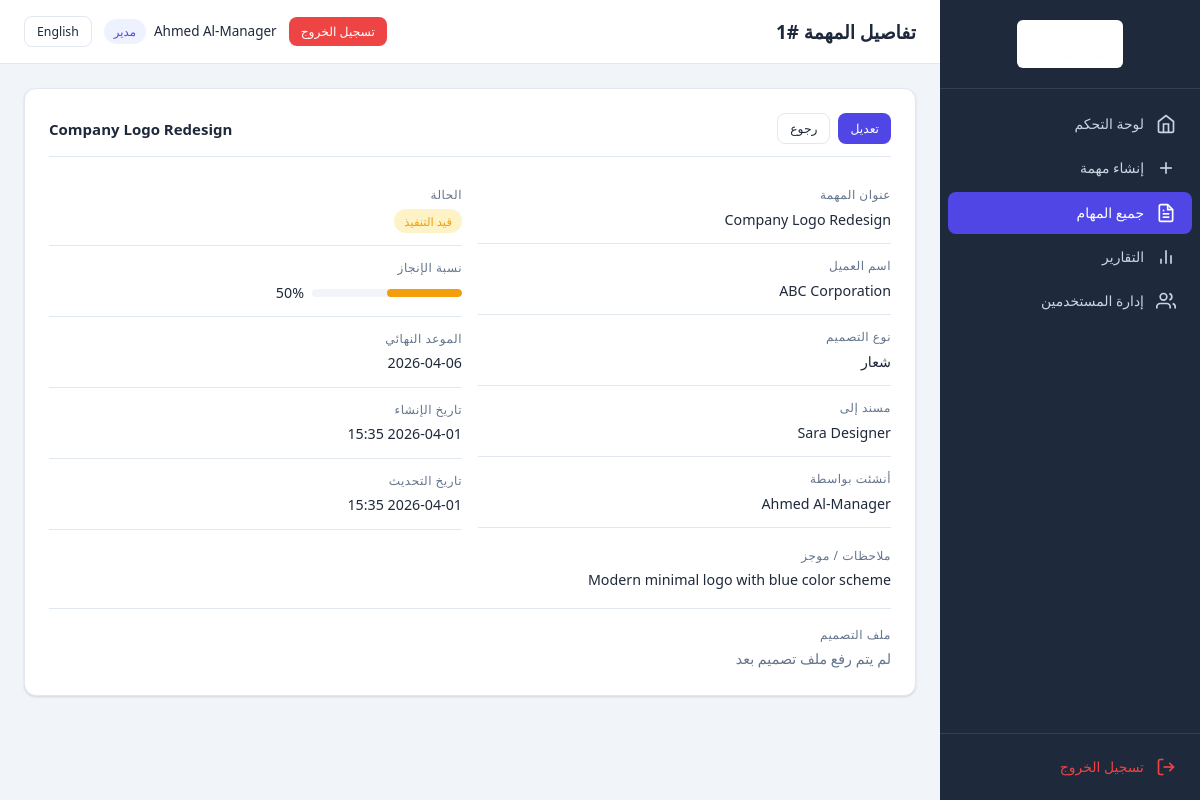
Page /manager/view_task.php?id=1 (signed in) on the committed database.
### tables this page shows
CREATE TABLE IF NOT EXISTS `tasks` (
    `id` INT UNSIGNED NOT NULL AUTO_INCREMENT,
    `title` VARCHAR(255) NOT NULL,
    `client_name` VARCHAR(150) NOT NULL,
    `design_type` ENUM('file', 'logo', 'design', 'motion_design', 'profile') NOT NULL,
    `notes` TEXT NULL,
    `deadline` DATE NULL,
    `assigned_to` INT UNSIGNED NOT NULL,
    `progress_percentage` TINYINT UNSIGNED NOT NULL DEFAULT 0,
    `status` ENUM('new', 'in_progress', 'delivered') NOT NULL DEFAULT 'new',
    `file_path` VARCHAR(500) NULL DEFAULT NULL,
    `created_by` INT UNSIGNED NOT NULL,
    `created_at` DATETIME NOT NULL DEFAULT CURRENT_TIMESTAMP,
    `updated_at` DATETIME NOT NULL DEFAULT CURRENT_TIMESTAMP ON UPDATE CURRENT_TIMESTAMP,
    PRIMARY KEY (`id`),
    KEY `idx_assigned_to` (`assigned_to`),
    KEY `idx_status` (`status`),
    KEY `idx_design_type` (`design_type`),
    KEY `idx_deadline` (`deadline`),
    KEY `idx_created_by` (`created_by`),
    CONSTRAINT `fk_tasks_assigned_to` FOREIGN KEY (`assigned_to`) REFERENCES `users` (`id`) ON DELETE CASCADE,
    CONSTRAINT `fk_tasks_created_by` FOREIGN KEY (`created_by`) REFERENCES `users` (`id`) ON DELETE CASCADE
);

CREATE TABLE IF NOT EXISTS `users` (
    `id` INT UNSIGNED NOT NULL AUTO_INCREMENT,
    `full_name` VARCHAR(100) NOT NULL,
    `email` VARCHAR(150) NOT NULL,
    `password` VARCHAR(255) NOT NULL,
    `role` ENUM('manager', 'designer') NOT NULL DEFAULT 'designer',
    `language_preference` ENUM('en', 'ar') NOT NULL DEFAULT 'en',
    `telegram_chat_id` VARCHAR(50) NULL DEFAULT NULL,
    `created_at` DATETIME NOT NULL DEFAULT CURRENT_TIMESTAMP,
    `updated_at` DATETIME NOT NULL DEFAULT CURRENT_TIMESTAMP ON UPDATE CURRENT_TIMESTAMP,
    PRIMARY KEY (`id`),
    UNIQUE KEY `idx_email` (`email`)
);

### includes/language.php (called while the page is built, shortened)
<?php
function loadLanguage() {
    $langFile = __DIR__ . '/../config/lang_' . $_SESSION['lang'] . '.php';
    return $lang;
}
function getCurrentLang() {
    return $_SESSION['lang'] ?? 'en';
}
function getDirection() {
    return (getCurrentLang() === 'ar') ? 'rtl' : 'ltr';
}
function __($key) {
    global $lang;
    return $lang[$key] ?? $key;
}

### includes/auth.php (called while the page is built, shortened)
<?php
require_once __DIR__ . '/language.php';
$lang = loadLanguage();
function isLoggedIn() {
    return isset($_SESSION['user_id']) && !empty($_SESSION['user_id']);
}
function getCurrentUser() {
    return [
        'id'        => $_SESSION['user_id'],
        'full_name' => $_SESSION['full_name'],
        'email'     => $_SESSION['email'],
        'role'      => $_SESSION['role'],
    ];
}
function isManager() {
    return isLoggedIn() && $_SESSION['role'] === ROLE_MANAGER;
}
function sanitize($input) {
    return htmlspecialchars(trim($input), ENT_QUOTES, 'UTF-8');
}

### includes/helpers.php (called while the page is built, shortened)
<?php
function formatDate($date, $format = 'Y-m-d') {
    return date($format, strtotime($date));
}
function formatDateTime($date) {
    return date('Y-m-d H:i', strtotime($date));
}
function getDesignTypeLabel($type) {
    $currentLang = getCurrentLang();
    $types = DESIGN_TYPES;
    return isset($types[$type]) ? $types[$type][$currentLang] : $type;
}
function getStatusLabel($status) {
    $currentLang = getCurrentLang();
    $statuses = TASK_STATUSES;
    return isset($statuses[$status]) ? $statuses[$status][$currentLang] : $status;
}
function getStatusClass($status) {
    $classes = [
        'new'         => 'badge-new',
        'in_progress' => 'badge-progress',
        'delivered'   => 'badge-delivered',
    ];
    return $classes[$status] ?? 'badge-default';
}
function getProgressColor($percentage) {
    if ($percentage >= 50)  return 'progress-mid';
    return 'progress-zero';
}
function isOverdue($deadline) {
    return strtotime($deadline) < strtotime('today');
}

### manager/view_task.php (the view, shortened to what this page needs)
<?php
require_once __DIR__ . '/../includes/auth.php';
require_once __DIR__ . '/../includes/helpers.php';
$taskId = (int)($_GET['id'] ?? 0);
$pdo = getDBConnection();
$stmt = $pdo->prepare("
    SELECT t.*,
           u.full_name AS designer_name,
           c.full_name AS creator_name
    FROM tasks t
    LEFT JOIN users u ON t.assigned_to = u.id
    LEFT JOIN users c ON t.created_by = c.id
    WHERE t.id = ?
");
$stmt->execute([$taskId]);
$task = $stmt->fetch();
$pageTitle = __('task_details') . ' #' . $task['id'];
include __DIR__ . '/../templates/header.php';
?>
<div class="card mb-3">
    <div class="card-header">
        <h2 class="card-title"><?= sanitize($task['title']) ?></h2>
        <div class="btn-group">
            <a href="/manager/edit_task.php?id=<?= $task['id'] ?>" class="btn btn-sm btn-primary"><?= __('edit') ?></a>
            <a href="/manager/all_tasks.php" class="btn btn-sm btn-outline"><?= __('back') ?></a>
        </div>
    </div>
    <div class="task-detail-grid">
        <div>
            <div class="detail-item">
                <div class="detail-label"><?= __('task_title') ?></div>
                <div class="detail-value"><?= sanitize($task['title']) ?></div>
            </div>
            <div class="detail-item">
                <div class="detail-label"><?= __('client_name') ?></div>
                <div class="detail-value"><?= sanitize($task['client_name']) ?></div>
            </div>
            <div class="detail-item">
                <div class="detail-label"><?= __('design_type') ?></div>
                <div class="detail-value"><?= getDesignTypeLabel($task['design_type']) ?></div>
            </div>
            <div class="detail-item">
                <div class="detail-label"><?= __('assigned_to') ?></div>
                <div class="detail-value"><?= sanitize($task['designer_name']) ?></div>
            </div>
            <div class="detail-item">
                <div class="detail-label"><?= __('created_by') ?></div>
                <div class="detail-value"><?= sanitize($task['creator_name']) ?></div>
            </div>
        </div>
        <div>
            <div class="detail-item">
                <div class="detail-label"><?= __('status') ?></div>
                <div class="detail-value"><span class="badge <?= getStatusClass($task['status']) ?>"><?= getStatusLabel($task['status']) ?></span></div>
            </div>
            <div class="detail-item">
                <div class="detail-label"><?= __('progress') ?></div>
                <div class="detail-value">
                    <div class="d-flex align-center gap-1">
                        <div class="progress-bar-container <?= getProgressColor($task['progress_percentage']) ?>" style="max-width:150px;">
                            <div class="progress-bar" style="width: <?= (int)$task['progress_percentage'] ?>%"></div>
                        </div>
                        <span><?= (int)$task['progress_percentage'] ?>%</span>
                    </div>
                </div>
            </div>
            <div class="detail-item">
                <div class="detail-label"><?= __('deadline') ?></div>
                <div class="detail-value">
                    <?php if ($task['deadline']): ?>
                        <span class="<?= isOverdue($task['deadline']) && $task['status'] !== 'delivered' ? 'deadline-overdue' : '' ?>">
                            <?= formatDate($task['deadline']) ?>
                        </span>
                    <?php else: ?>
                        —
                    <?php endif; ?>
                </div>
            </div>
            <div class="detail-item">
                <div class="detail-label"><?= __('created_at') ?></div>
                <div class="detail-value"><?= formatDateTime($task['created_at']) ?></div>
            </div>
            <div class="detail-item">
                <div class="detail-label"><?= __('updated_at') ?></div>
                <div class="detail-value"><?= formatDateTime($task['updated_at']) ?></div>
            </div>
        </div>
    </div>
    <?php if (!empty($task['notes'])): ?>
    <div class="mt-2">
        <div class="detail-label"><?= __('notes') ?></div>
        <div class="detail-value" style="white-space: pre-wrap;"><?= sanitize($task['notes']) ?></div>
    </div>
    <?php endif; ?>
    <div class="mt-2" style="border-top:1px solid var(--border);padding-top:16px;">
        <div class="detail-label"><?= __('design_file') ?></div>
        <div class="detail-value">
            <?php if (!empty($task['file_path'])): ?>
                <?php
                    $fileUrl = UPLOAD_URL . $task['file_path'];
                    $fileExt = strtolower(pathinfo($task['file_path'], PATHINFO_EXTENSION));
                    $isImage = in_array($fileExt, ['jpg', 'jpeg', 'png', 'gif', 'webp', 'svg']);
                ?>
                <?php if ($isImage): ?>
                <div class="mb-2">
                    <img src="<?= sanitize($fileUrl) ?>" alt="Design" style="max-width:100%;max-height:400px;border-radius:8px;border:1px solid var(--border);">
                </div>
                <?php endif; ?>
                <a href="<?= sanitize($fileUrl) ?>" target="_blank" class="btn btn-sm btn-primary" download>
                    📎 <?= __('download_file') ?> (<?= sanitize($task['file_path']) ?>)
                </a>
            <?php else: ?>
                <span style="color:var(--text-secondary);"><?= __('no_file_uploaded') ?></span>
            <?php endif; ?>
        </div>
    </div>
</div>
<?php include __DIR__ . '/../templates/footer.php'; ?>

### templates/header.php (shortened to what this page needs)
<?php
$currentUser = getCurrentUser();
$dir = getDirection();
$currentLang = getCurrentLang();
$switchLang = ($currentLang === 'en') ? 'ar' : 'en';
$pageName = isset($pageTitle) ? $pageTitle : __('app_name');
$langSwitchUrl = strtok($_SERVER['REQUEST_URI'], '?');
$queryParams = $_GET;
$queryParams['lang'] = $switchLang;
$langSwitchUrl .= '?' . http_build_query($queryParams);
?>
<!DOCTYPE html>
<html lang="<?= $currentLang ?>" dir="<?= $dir ?>">
<head>
    <link rel="stylesheet" href="/assets/css/style.css">
    <?php if ($dir === 'rtl'): ?>
    <link rel="stylesheet" href="/assets/css/rtl.css">
    <?php endif; ?>
</head>
<body class="<?= $dir ?>">
<?php if (isLoggedIn()): ?>
<div class="app-layout">
    <?php include __DIR__ . '/sidebar.php'; ?>
    <main class="main-content">
        <div class="top-bar">
            <div class="top-bar-left">
                <h1 class="page-title"><?= sanitize($pageName) ?></h1>
            </div>
            <div class="top-bar-right">
                <a href="<?= $langSwitchUrl ?>" class="btn btn-sm btn-outline lang-switch"><?= __('nav_language') ?></a>
                <div class="user-info">
                    <span class="user-name"><?= sanitize($currentUser['full_name']) ?></span>
                    <span class="user-role badge badge-role"><?= isManager() ? __('role_manager') : __('role_designer') ?></span>
                </div>
                <a href="/logout.php" class="btn btn-sm btn-danger"><?= __('logout') ?></a>
            </div>
        </div>
        <div class="content-wrapper">
<?php endif; ?>

### assets/css/rtl.css (style rules this page uses)
.rtl { text-align: right; }
.rtl .top-bar-right { flex-direction: row-reverse; }
.rtl .detail-label { text-align: right; }
.rtl .card-header { flex-direction: row-reverse; }

### rows in the picture
tasks: id "تفاصيل المهمة #1", created_by.full_name "Ahmed Al-Manager", title "Company Logo Redesign", client_name "ABC Corporation", design_type "شعار", assigned_to.full_name "Sara Designer", status "قيد التنفيذ", progress_percentage "50", deadline "2026-04-06", created_at "2026-04-01 15:35", updated_at "2026-04-01 15:35", notes "Modern minimal logo with blue color scheme"

### other values in the picture
__('nav_dashboard') "لوحة التحكم"
__('nav_create_task') "إنشاء مهمة"
__('nav_all_tasks') "جميع المهام"
__('nav_reports') "التقارير"
__('nav_users') "إدارة المستخدمين"
__('logout') "تسجيل الخروج"
__('nav_language') "English"
__('role_manager') "مدير"
__('edit') "تعديل"
__('back') "رجوع"
__('task_title') "عنوان المهمة"
__('client_name') "اسم العميل"
__('design_type') "نوع التصميم"
__('assigned_to') "مسند إلى"
__('created_by') "أنشئت بواسطة"
